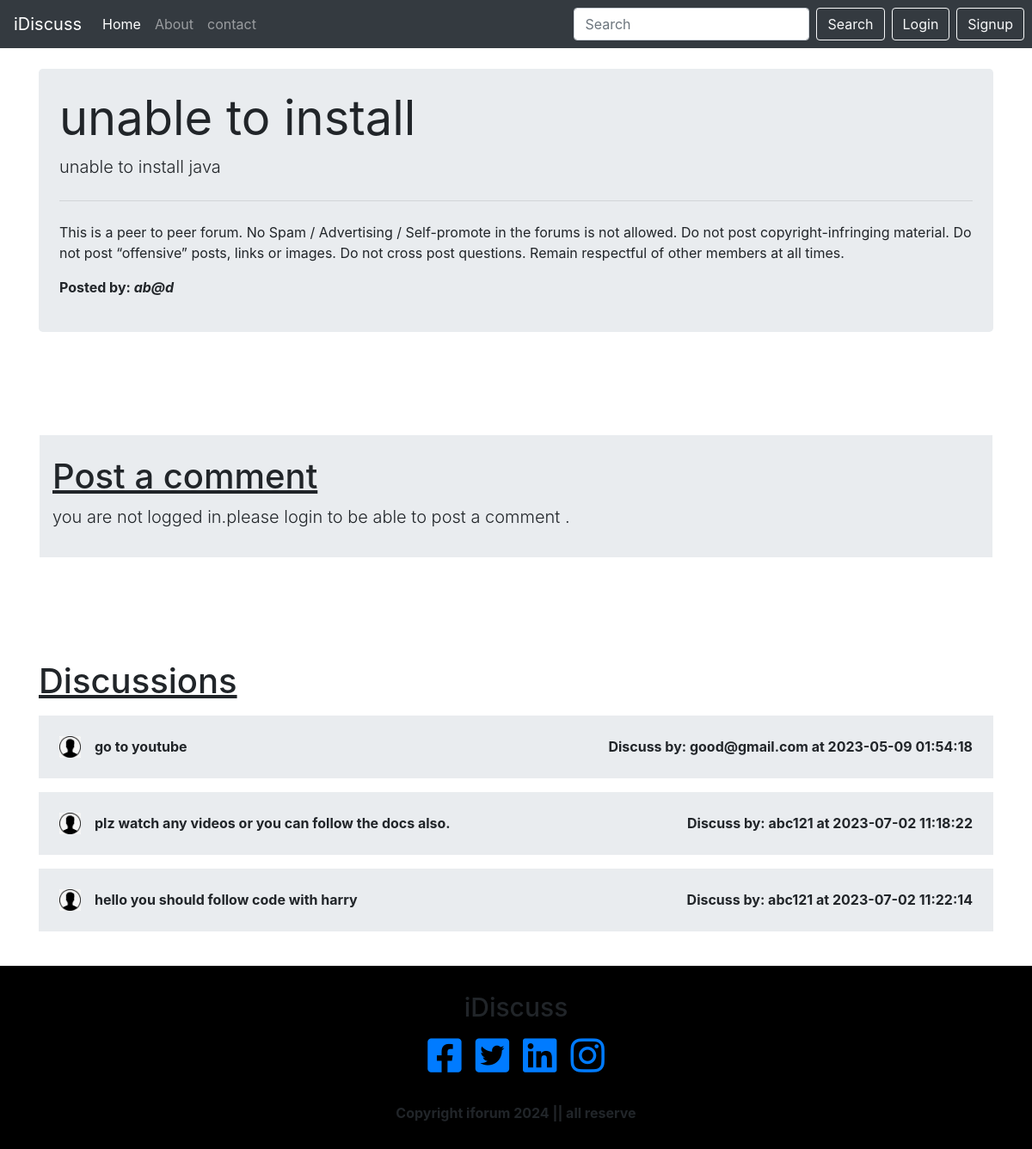
Screenshot of /thread.php?threadid=3 with the database file from the repository.
### tables this page shows
CREATE TABLE `threads` (
  `thread_id` int(7) NOT NULL,
  `thread_title` varchar(255) NOT NULL,
  `thread_desc` text NOT NULL,
  `thread_cat_id` int(7) NOT NULL,
  `thread_user_id` int(7) NOT NULL,
  `timestamp` datetime NOT NULL DEFAULT current_timestamp()
);

CREATE TABLE `users` (
  `sno` int(8) NOT NULL,
  `user_email` varchar(30) NOT NULL,
  `user_pass` varchar(255) NOT NULL,
  `tstamp` datetime NOT NULL DEFAULT current_timestamp()
);

CREATE TABLE `comment` (
  `comment_id` int(8) NOT NULL,
  `comment_content` text NOT NULL,
  `thread_id` int(8) NOT NULL,
  `comment_by` int(8) NOT NULL,
  `comment_time` datetime NOT NULL
);

### thread.php (the view, shortened to what this page needs)
<!doctype html>
<html lang="en">
  <head>
    <link rel="stylesheet" href="https://stackpath.bootstrapcdn.com/bootstrap/4.4.1/css/bootstrap.min.css"
>
  <link rel="stylesheet" href="//cdn.datatables.net/1.10.20/css/jquery.dataTables.min.css">
  <link rel="stylesheet" href="https://cdnjs.cloudflare.com/ajax/libs/font-awesome/6.4.0/css/all.min.css" />
  </head>
  <body>
  <?php include 'partials/_header.php'; ?>
  <?php include 'partials/_dbconnect.php'; ?>
  <?php
    $id = $_GET['threadid'];
    $sql = "SELECT * FROM `threads` WHERE thread_id=$id";
    $result = mysqli_query($conn, $sql);
    while($row = mysqli_fetch_assoc($result)){
        $title = $row['thread_title'];
        $content = $row['thread_desc'];
         $thread_user_id = $row['thread_user_id'];
        $sql2 = "SELECT user_email FROM `users` WHERE sno='$thread_user_id'";
        $result2 = mysqli_query($conn, $sql2);
        $row2 = mysqli_fetch_assoc($result2);
        $posted_by=$row2['user_email'];
    }
    ?>
<div class="container my-4">
        <div class="jumbotron my-3 py-4 px-4 " id="x">
            <h1 class="display-4" id="c"><b><?php echo $title;?></b></h1>
            <p class="lead my-2" id="p">  <?php echo $content;?></p>
            <hr class="my-4">
            <p id="p">This is a peer to peer forum. No Spam / Advertising / Self-promote in the forums is not allowed. Do not post copyright-infringing material. Do not post “offensive” posts, links or images. Do not cross post questions. Remain respectful of other members at all times.</p>
            <p><b>Posted by: <em><?php echo $posted_by; ?></em></b></p>
        </div>
</div>
    <?php
    if(isset($_SESSION['loggedin']) && $_SESSION['loggedin']=true){
      echo '
      <div class="container" id="mid">
      <form action="'. $_SERVER['REQUEST_URI'] .'" method="post" >
        <div class="form-group">
        <h1 class="my-2" id="c"><u>Post a comment</u></h1>
          <label for="exampleFormControlTextarea1 " class="my-3">type your Comments</label>
          <textarea class="form-control" id="comment" name="comment" rows="3"></textarea>
          <input type="hidden" name="sno" value="'. $_SESSION["sno"]. '">
        </div>
        <button type="submit" class="btn btn-success my-2">postcomment</button>
      </form>
      </div>
      ';}
      else{
        echo '
        <div class="container px-3 style="background-color:red;">
        <div class="container py-3" id="mid" style="background-color:#e9ecef;">
        <h1 class="my-2" id="c"><u>Post a comment</u></h1>
      <p class="lead" id="p">you are not logged in.please login to be able to post a comment .</p>
      </div>
      </div>
        ';
      }
      ?>
    <div class="container " id="ques">
    <h1 class="my-3 "id="c"><u>Discussions</u></h1>
   <?php
    $id = $_GET['threadid'];
    $sql = "SELECT * FROM `comment` WHERE thread_id=$id";
    $result = mysqli_query($conn, $sql);
    while($row = mysqli_fetch_assoc($result)){
        $content = $row['comment_content'];
        $comment_time= $row['comment_time'];
        $thread_user_id=$row['comment_by'];
        $sql2 = "SELECT user_email FROM `users` WHERE sno='$thread_user_id'";
        $result2 = mysqli_query($conn, $sql2);
        $row2 = mysqli_fetch_assoc($result2);
 echo  '<div class="media my-3 py-4 px-4 " style="background-color:#e9ecef;">
   <img  src="image/i.png"  width="25px" class="mr-3"  alt="...">
   <div class="media-body" id="z">'.
 '<b>
    '. $content . '</b> </div>'.'
    <div class="font-weight-bold my-0" id="a"> Discuss by: '. $row2['user_email'] . ' at '. $comment_time. '</div>'.
'
</div>';
}
?>
</div>
<?php include 'partials/_footer.php'; ?>
  </body>
</html>

### thread.php (style rules this page uses)
#ques { min-height:200px; margin-top:50px; }
#mid { margin-top:120px; margin-bottom:120px; }

### rows the page displays
threads: thread_title "unable to install", thread_desc "unable to install java"
users: user_email "ab@d"
comment: comment_content "go to youtube", users.user_email "good@gmail.com", comment_time "2023-05-09 01:54:18"
comment: comment_content "plz watch any videos or you can follow the docs also.", users.user_email "abc121", comment_time "2023-07-02 11:18:22"
comment: comment_content "hello you should follow code with harry", users.user_email "abc121", comment_time "2023-07-02 11:22:14"
